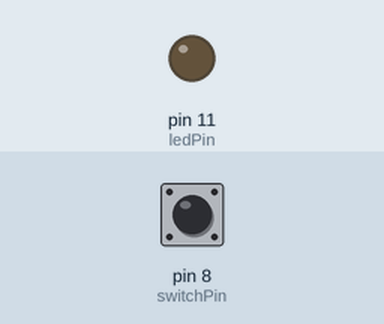
A sketch run on a simulated Arduino Uno, built with avr-gcc and run on an emulated ATmega328P. Parts: output pins drawn as LEDs (lit = HIGH). The inputs (shaded band) are chosen by the test bench; at power-on: pin 8 (switchPin) LOW.

Above: at 1.2 s.
1.3 s: pin 8 (switchPin) pulled HIGH for 1 s
At 1.45 s:
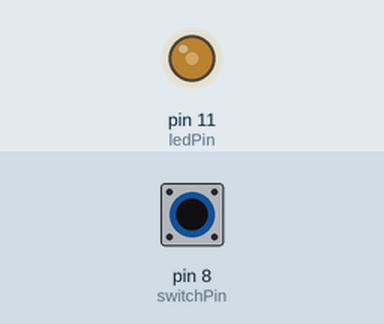
4.3 s: pin 8 (switchPin) pulled HIGH for 0.15 s
At 5.2 s:
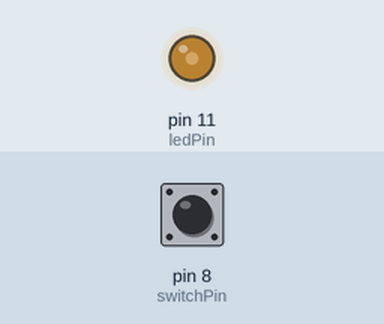
5.9 s: pin 8 (switchPin) pulled HIGH for 3.2 s
At 9.9 s:
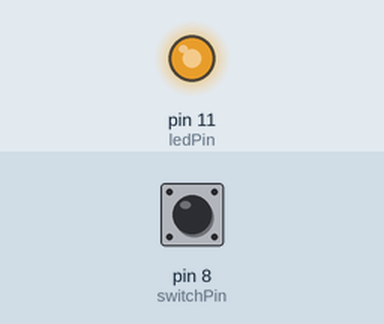
Timing chart, 0 to 11.4 s (numbered marks = the images above; inputs shaded):
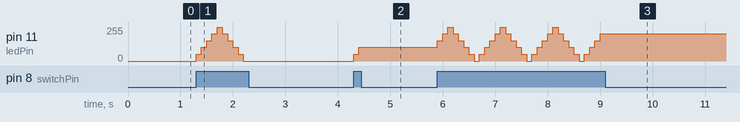

Measured:
- after the input at 1.3 s, pin 11 (ledPin): rises from 0/255 to 255/255 in 0.40 s, then falls to 0/255 in 0.50 s
- after the input at 4.3 s, pin 11 (ledPin): 0/255 → 51/255 at once, → 102/255 0.10 s later
- after the input at 5.9 s, pin 11 (ledPin): 102/255 → 153/255 at once, then repeats every 1.0 s: 204/255 0.10 s, 255/255 0.10 s, 204/255 0.10 s, 153/255 0.10 s, 102/255 0.10 s, 51/255 0.10 s, 0/255 0.10 s, 51/255 0.10 s, 102/255 0.10 s, 153/255 0.10 s, until it stays 204/255 from 9.0 s

The sketch:

TurnOnLEDWithPWM.ino
```cpp
int switchPin = 8;
int ledPin = 11; // PWM pin
int ledLevel = 0;
boolean ledState = true; //true for up, false for down

void setup()
{
  pinMode(switchPin, INPUT);
  pinMode(ledPin, OUTPUT);
  Serial.begin(9600);
}

void loop()
{
  boolean switchPinRead = digitalRead(switchPin);
  if(switchPinRead == HIGH)
  {
    if(ledState == true)
    {
      ledLevel = ledLevel + 51; //255 is divisible by 51, but could be any integer
      analogWrite(ledPin, ledLevel);
      if(ledLevel == 255)
      {
        ledState = false;
      }
    }
    else
    {
      ledLevel = ledLevel - 51;
      analogWrite(ledPin, ledLevel);
      if(ledLevel == 0)
      {
        ledState = true;
      }
    }
    delay(100); // (milliseconds) helps to response but slows down button reaction time
  }
}
```
